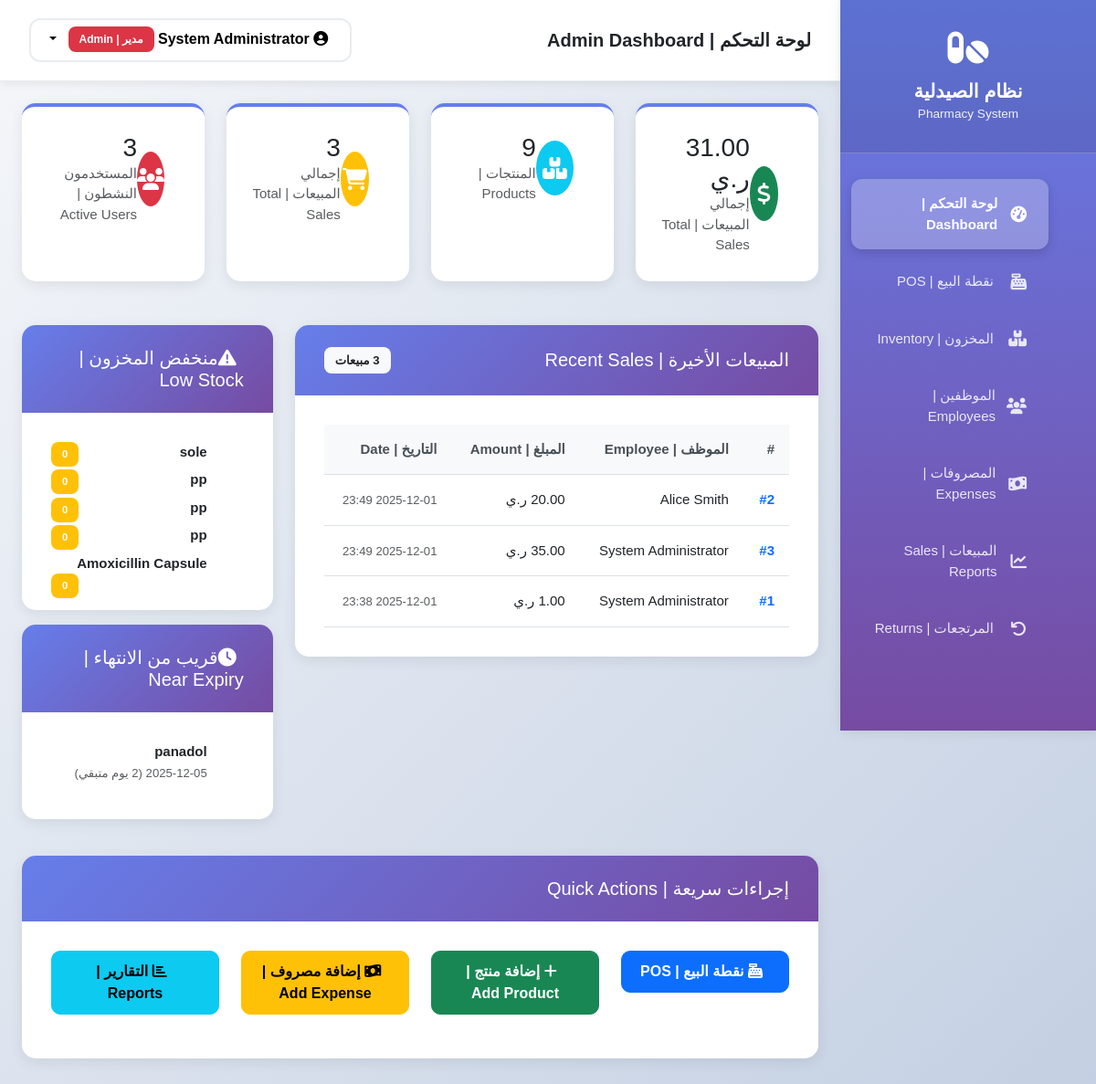
/dashboard.php (signed in), run on the app's committed database.
### tables this page shows
CREATE TABLE IF NOT EXISTS `sales` (
  `id` int NOT NULL AUTO_INCREMENT,
  `user_id` int DEFAULT NULL,
  `total_amount` decimal(10,2) NOT NULL,
  `created_at` timestamp NULL DEFAULT CURRENT_TIMESTAMP,
  `return_amount` decimal(10,2) DEFAULT '0.00',
  PRIMARY KEY (`id`),
  KEY `fk_sales_user_id` (`user_id`)
);

CREATE TABLE IF NOT EXISTS `employees` (
  `id` int NOT NULL AUTO_INCREMENT,
  `full_name` varchar(100) NOT NULL,
  `phone` varchar(20) DEFAULT NULL,
  `job_title` varchar(50) DEFAULT NULL,
  `salary` decimal(10,2) DEFAULT NULL,
  `hiring_date` date DEFAULT NULL,
  `is_active` tinyint(1) DEFAULT '1',
  `created_at` timestamp NULL DEFAULT CURRENT_TIMESTAMP,
  PRIMARY KEY (`id`)
);

CREATE TABLE IF NOT EXISTS `products` (
  `id` int NOT NULL AUTO_INCREMENT,
  `category_id` int DEFAULT NULL,
  `name` varchar(100) NOT NULL,
  `description` text,
  `created_at` timestamp NULL DEFAULT CURRENT_TIMESTAMP,
  PRIMARY KEY (`id`),
  KEY `fk_products_category_id` (`category_id`)
);

CREATE TABLE IF NOT EXISTS `batches` (
  `id` int NOT NULL AUTO_INCREMENT,
  `product_id` int NOT NULL,
  `batch_number` varchar(50) DEFAULT NULL,
  `expiry_date` date NOT NULL,
  `stock_quantity` int DEFAULT '0',
  `created_at` timestamp NULL DEFAULT CURRENT_TIMESTAMP,
  PRIMARY KEY (`id`),
  KEY `fk_batches_product_id` (`product_id`)
);

### config.php (called while the page is built, shortened)
<?php
spl_autoload_register(function ($className) {
    $directories = [
        'classes/',
        'controllers/',
        'helpers/'
    ];
    foreach ($directories as $dir) {
        $file = __DIR__ . '/' . $dir . $className . '.php';
        if (file_exists($file)) {
            return;
        }
    }
});
function formatCurrency($amount) {
    return Layout::formatCurrency($amount);
}
?>

### classes/Database.php (called while the page is built, shortened)
<?php
class Database {
    private static $instance = null;
    private $connection;
    private function connect() {
        try {
            $dsn = "mysql:host=" . DB_HOST . ";dbname=" . DB_NAME . ";charset=utf8mb4";
            $options = [
                PDO::ATTR_ERRMODE            => PDO::ERRMODE_EXCEPTION,
                PDO::ATTR_DEFAULT_FETCH_MODE => PDO::FETCH_ASSOC,
                PDO::ATTR_EMULATE_PREPARES   => false,
            ];
            $this->connection = new PDO($dsn, DB_USER, DB_PASS, $options);
        } catch (PDOException $e) {
            error_log("Database Connection Error: " . $e->getMessage());
            die("Database connection failed. Please check logs for details.");
        }
    }
    public static function getInstance() {
        if (self::$instance === null) {
            self::$instance = new self();
        }
        return self::$instance;
    }
    public function getConnection() {
        try {
            $this->connection->query("SELECT 1");
        } catch (PDOException $e) {
            $this->connect();
        }
        return $this->connection;
    }
}
?>

### controllers/DashboardController.php (called while the page is built, shortened)
<?php
class DashboardController {
    private $db;
    public function __construct() {
        $this->db = Database::getInstance()->getConnection();
    }
    public function getStats() {
        try {
            $stats = [];
            $stmt = $this->db->query("SELECT COALESCE(SUM(total_amount - COALESCE(return_amount, 0)), 0) as total_sales FROM sales");
            $stats['total_sales'] = $stmt->fetch(PDO::FETCH_ASSOC)['total_sales'] ?? 0;
            $stmt = $this->db->query("SELECT COUNT(*) as total_products FROM products");
            $stats['total_products'] = $stmt->fetch(PDO::FETCH_ASSOC)['total_products'] ?? 0;
            $stmt = $this->db->query("SELECT COUNT(*) as total_sales_count FROM sales");
            $stats['total_orders'] = $stmt->fetch(PDO::FETCH_ASSOC)['total_sales_count'] ?? 0;
            if (User::isAdmin()) {
                $stmt = $this->db->query("
                    SELECT COUNT(*) as active_users
                    FROM users u
                    LEFT JOIN employees e ON u.employee_id = e.id
                    WHERE e.is_active = TRUE OR u.employee_id IS NULL
                ");
                $stats['active_users'] = $stmt->fetch(PDO::FETCH_ASSOC)['active_users'] ?? 0;
            }
            $stmt = $this->db->query("SELECT COALESCE(SUM(amount), 0) as total_expenses FROM expenses");
            $stats['total_expenses'] = $stmt->fetch(PDO::FETCH_ASSOC)['total_expenses'] ?? 0;
            return $stats;
        } catch(PDOException $e) {
            error_log("DashboardController::getStats error: " . $e->getMessage());
            return [];
        }
    }
    public function getRecentSales($limit = 10) {
        try {
            $stmt = $this->db->prepare("
                SELECT s.*, u.username, e.full_name as employee_name
                FROM sales s
                LEFT JOIN users u ON s.user_id = u.id
                LEFT JOIN employees e ON u.employee_id = e.id
                ORDER BY s.created_at DESC
                LIMIT ?
            ");
            $stmt->execute([$limit]);
            return $stmt->fetchAll(PDO::FETCH_ASSOC);
        } catch(PDOException $e) {
            error_log("DashboardController::getRecentSales error: " . $e->getMessage());
            return [];
        }
    }
    public function getLowStockProducts($limit = 10) {
        try {
            $stmt = $this->db->prepare("
                SELECT p.*, c.name as category_name,
                       COALESCE(SUM(b.stock_quantity), 0) as total_stock
                FROM products p
                LEFT JOIN categories c ON p.category_id = c.id
                LEFT JOIN batches b ON p.id = b.product_id
                GROUP BY p.id
                HAVING total_stock <= 10
                ORDER BY total_stock ASC
                LIMIT ?
            ");
            $stmt->execute([$limit]);
            return $stmt->fetchAll(PDO::FETCH_ASSOC);
        } catch(PDOException $e) {
            error_log("DashboardController::getLowStockProducts error: " . $e->getMessage());
            return [];
        }
    }
    public function getNearExpiryProducts($limit = 10) {
        try {
            $stmt = $this->db->prepare("
                SELECT b.*, p.name as product_name, c.name as category_name,
                       DATEDIFF(b.expiry_date, CURDATE()) as days_to_expiry
                FROM batches b
                JOIN products p ON b.product_id = p.id
                LEFT JOIN categories c ON p.category_id = c.id
                WHERE b.expiry_date IS NOT NULL
                AND b.expiry_date > CURDATE()
                AND b.expiry_date <= DATE_ADD(CURDATE(), INTERVAL 30 DAY)
                AND b.stock_quantity > 0
                ORDER BY b.expiry_date ASC
                LIMIT ?
            ");
            $stmt->execute([$limit]);
            return $stmt->fetchAll(PDO::FETCH_ASSOC);
        } catch(PDOException $e) {
            error_log("DashboardController::getNearExpiryProducts error: " . $e->getMessage());
            return [];
        }
    }
}
?>

### classes/User.php (called while the page is built, shortened)
<?php
class User {
    public static function isAdmin() {
        return isset($_SESSION['role']) && strtolower($_SESSION['role']) === 'admin';
    }
}
?>

### helpers/Layout.php (called while the page is built, shortened)
<?php
class Layout {
    public static function formatCurrency($amount) {
        return number_format($amount, 2) . ' ر.ي';
    }
}
?>

### dashboard.php (the view, shortened to what this page needs)
<?php
require_once 'config.php';
$dashboardController = new DashboardController();
$stats = $dashboardController->getStats();
$recentSales = $dashboardController->getRecentSales(10);
$lowStockProducts = $dashboardController->getLowStockProducts(5);
$nearExpiryProducts = $dashboardController->getNearExpiryProducts(5);
?>
<div class="row mb-4">
    <div class="col-xl-3 col-md-6 mb-4">
        <div class="stats-card">
            <div class="d-flex align-items-center">
                <div class="stats-icon bg-success me-3" style="width: 60px; height: 60px; border-radius: 50%; display: flex; align-items: center; justify-content: center; font-size: 1.5rem; color: white;">
                    <i class="fas fa-dollar-sign"></i>
                </div>
                <div>
                    <h3 class="mb-0"><?php echo formatCurrency($stats['total_sales'] ?? 0); ?></h3>
                    <p class="text-muted mb-0">إجمالي المبيعات | Total Sales</p>
                </div>
            </div>
        </div>
    </div>
    <div class="col-xl-3 col-md-6 mb-4">
        <div class="stats-card">
            <div class="d-flex align-items-center">
                <div class="stats-icon bg-info me-3" style="width: 60px; height: 60px; border-radius: 50%; display: flex; align-items: center; justify-content: center; font-size: 1.5rem; color: white;">
                    <i class="fas fa-boxes"></i>
                </div>
                <div>
                    <h3 class="mb-0"><?php echo $stats['total_products'] ?? 0; ?></h3>
                    <p class="text-muted mb-0">المنتجات | Products</p>
                </div>
            </div>
        </div>
    </div>
    <div class="col-xl-3 col-md-6 mb-4">
        <div class="stats-card">
            <div class="d-flex align-items-center">
                <div class="stats-icon bg-warning me-3" style="width: 60px; height: 60px; border-radius: 50%; display: flex; align-items: center; justify-content: center; font-size: 1.5rem; color: white;">
                    <i class="fas fa-shopping-cart"></i>
                </div>
                <div>
                    <h3 class="mb-0"><?php echo $stats['total_orders'] ?? 0; ?></h3>
                    <p class="text-muted mb-0">إجمالي المبيعات | Total Sales</p>
                </div>
            </div>
        </div>
    </div>
    <?php if (User::isAdmin()): ?>
    <div class="col-xl-3 col-md-6 mb-4">
        <div class="stats-card">
            <div class="d-flex align-items-center">
                <div class="stats-icon bg-danger me-3" style="width: 60px; height: 60px; border-radius: 50%; display: flex; align-items: center; justify-content: center; font-size: 1.5rem; color: white;">
                    <i class="fas fa-users"></i>
                </div>
                <div>
                    <h3 class="mb-0"><?php echo $stats['active_users'] ?? 0; ?></h3>
                    <p class="text-muted mb-0">المستخدمون النشطون | Active Users</p>
                </div>
            </div>
        </div>
    </div>
    <?php endif; ?>
</div>
<div class="row">
    <div class="col-xl-8 mb-4">
        <div class="content-card">
            <div class="card-header d-flex justify-content-between align-items-center">
                <h5 class="mb-0">المبيعات الأخيرة | Recent Sales</h5>
                <span class="badge bg-light text-dark"><?php echo count($recentSales); ?> مبيعات</span>
            </div>
            <div class="card-body">
                <?php if (empty($recentSales)): ?>
                    <div class="text-center py-4">
                        <i class="fas fa-inbox fa-3x text-muted mb-3"></i>
                        <p class="text-muted">لا توجد مبيعات حديثة | No recent sales found</p>
                    </div>
                <?php else: ?>
                    <div class="table-responsive">
                        <table class="table table-hover">
                            <thead>
                                <tr>
                                    <th>#</th>
                                    <th>الموظف | Employee</th>
                                    <th>المبلغ | Amount</th>
                                    <th>التاريخ | Date</th>
                                </tr>
                            </thead>
                            <tbody>
                                <?php foreach ($recentSales as $sale): ?>
                                <tr>
                                    <td><strong class="text-primary">#<?php echo $sale['id']; ?></strong></td>
                                    <td><?php echo htmlspecialchars($sale['employee_name'] ?? $sale['username'] ?? 'Unknown'); ?></td>
                                    <td><?php echo formatCurrency($sale['total_amount']); ?></td>
                                    <td>
                                        <small class="text-muted">
                                            <?php echo date('Y-m-d H:i', strtotime($sale['created_at'])); ?>
                                        </small>
                                    </td>
                                </tr>
                                <?php endforeach; ?>
                            </tbody>
                        </table>
                    </div>
                <?php endif; ?>
            </div>
        </div>
    </div>
    <div class="col-xl-4 mb-4">
        <?php if (!empty($lowStockProducts)): ?>
        <div class="content-card mb-3">
            <div class="card-header">
                <h5 class="mb-0"><i class="fas fa-exclamation-triangle me-2"></i>منخفض المخزون | Low Stock</h5>
            </div>
            <div class="card-body">
                <ul class="list-unstyled mb-0">
                    <?php foreach (array_slice($lowStockProducts, 0, 5) as $product): ?>
                    <li class="mb-2">
                        <strong><?php echo htmlspecialchars($product['name']); ?></strong>
                        <span class="badge bg-warning float-start"><?php echo $product['total_stock'] ?? 0; ?></span>
                    </li>
                    <?php endforeach; ?>
                </ul>
            </div>
        </div>
        <?php endif; ?>
        <?php if (!empty($nearExpiryProducts)): ?>
        <div class="content-card mb-3">
            <div class="card-header">
                <h5 class="mb-0"><i class="fas fa-clock me-2"></i>قريب من الانتهاء | Near Expiry</h5>
            </div>
            <div class="card-body">
                <ul class="list-unstyled mb-0">
                    <?php foreach (array_slice($nearExpiryProducts, 0, 5) as $batch): ?>
                    <li class="mb-2">
                        <strong><?php echo htmlspecialchars($batch['product_name']); ?></strong>
                        <br>
                        <small class="text-muted">
                            (<?php echo $batch['days_to_expiry']; ?> يوم متبقي)
                        </small>
                    </li>
                    <?php endforeach; ?>
                </ul>
            </div>
        </div>
        <?php endif; ?>
    </div>
</div>
<div class="row">
    <div class="col-12">
        <div class="content-card">
            <div class="card-header">
                <h5 class="mb-0">إجراءات سريعة | Quick Actions</h5>
            </div>
            <div class="card-body">
                <div class="row">
                    <div class="col-md-3 mb-3">
                        <a href="pos.php" class="btn btn-primary w-100 btn-custom">
                            <i class="fas fa-cash-register me-2"></i>
                            نقطة البيع | POS
                        </a>
                    </div>
                    <?php if (User::isAdmin()): ?>
                    <div class="col-md-3 mb-3">
                        <a href="inventory.php" class="btn btn-success w-100 btn-custom">
                            <i class="fas fa-plus me-2"></i>
                            إضافة منتج | Add Product
                        </a>
                    </div>
                    <?php endif; ?>
                    <div class="col-md-3 mb-3">
                        <a href="expenses.php" class="btn btn-warning w-100 btn-custom">
                            <i class="fas fa-money-bill-wave me-2"></i>
                            إضافة مصروف | Add Expense
                        </a>
                    </div>
                    <div class="col-md-3 mb-3">
                        <a href="sales.php" class="btn btn-info w-100 btn-custom">
                            <i class="fas fa-chart-bar me-2"></i>
                            التقارير | Reports
                        </a>
                    </div>
                </div>
            </div>
        </div>
    </div>
</div>
<?php
include 'layout.php';
?>

### data on the page
sales: id "2", employees.full_name "Alice Smith", total_amount "20.00 ر.ي", created_at "2025-12-01 23:49"
sales: id "3", employees.full_name "System Administrator", total_amount "35.00 ر.ي", created_at "2025-12-01 23:49"
sales: id "1", employees.full_name "System Administrator", total_amount "1.00 ر.ي", created_at "2025-12-01 23:38"
products: name "sole", total_stock "0"
products: name "pp", total_stock "0"
products: name "pp", total_stock "0"
products: name "pp", total_stock "0"
products: name "Amoxicillin Capsule", total_stock "0"
batches: product.name "panadol", days_to_expiry "2"

### other printed values
$page_title "لوحة التحكم | Admin Dashboard"
$currentUser->getEmployeeName() "System Administrator"
formatCurrency($stats['total_sales'] ?? 0) "31.00 ر.ي"
$stats['total_products'] "9"
$stats['total_orders'] "3"
$stats['active_users'] "3"
count($recentSales) "3"
